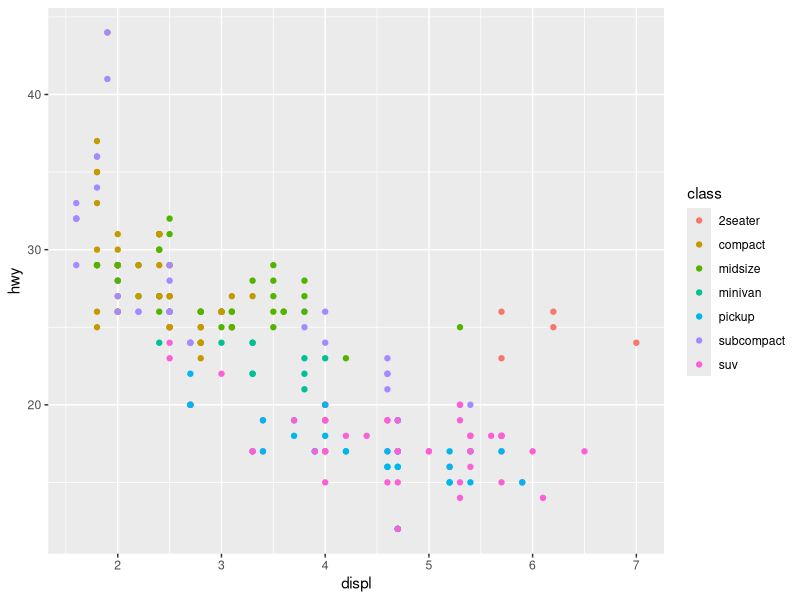
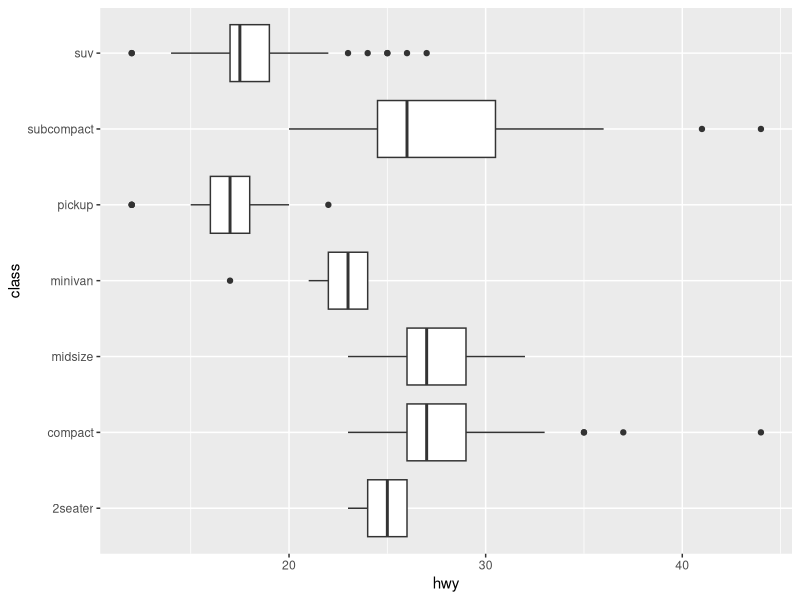
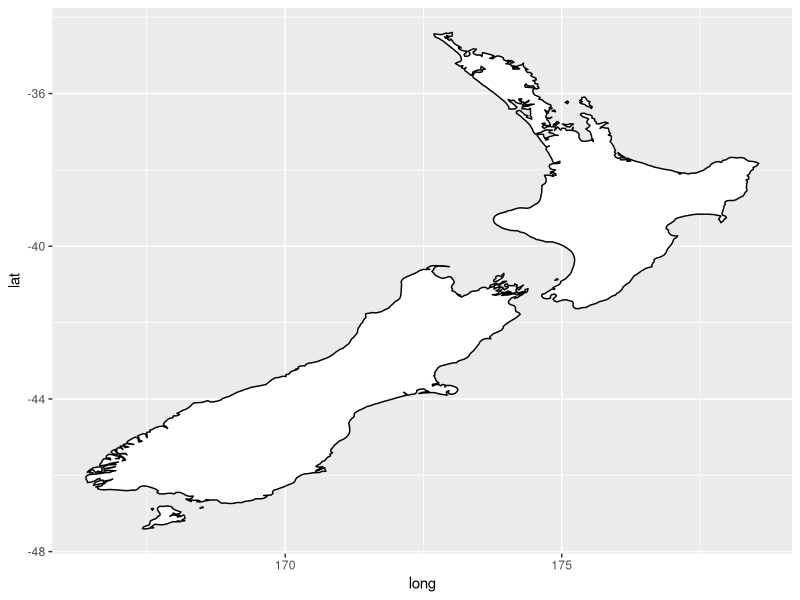
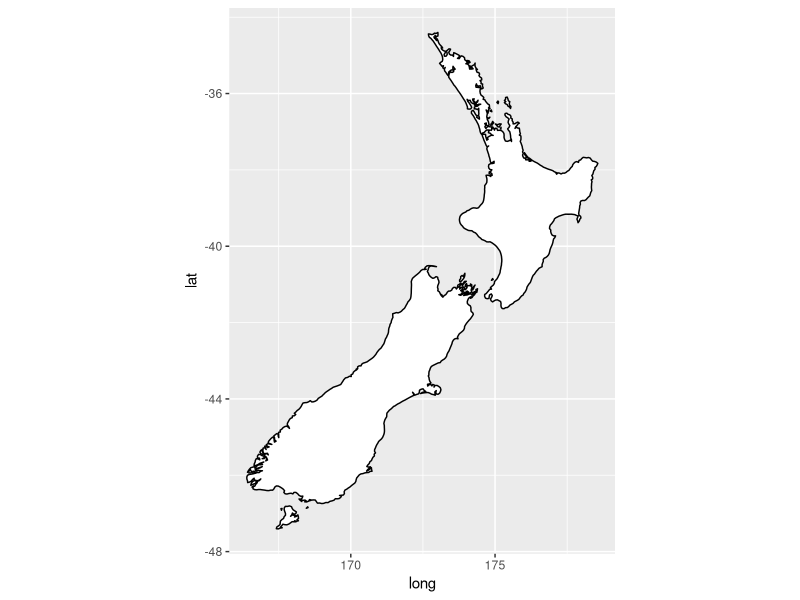
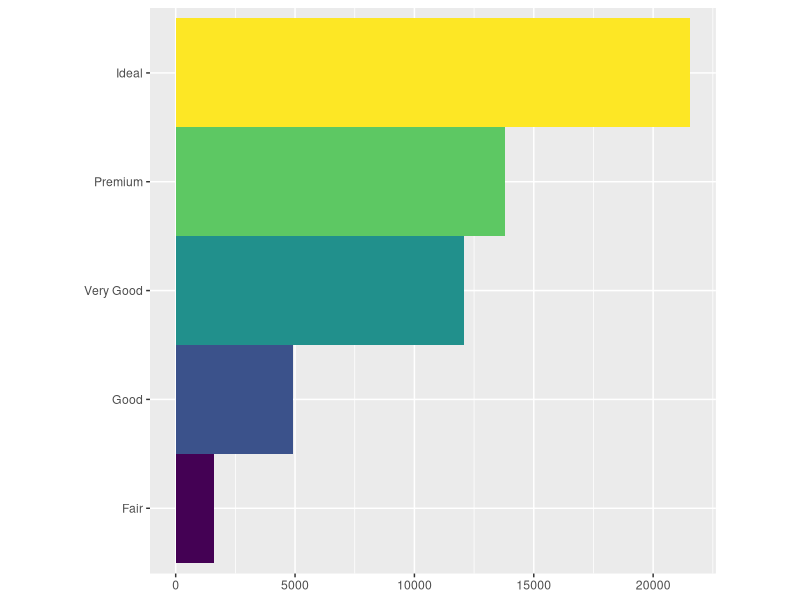
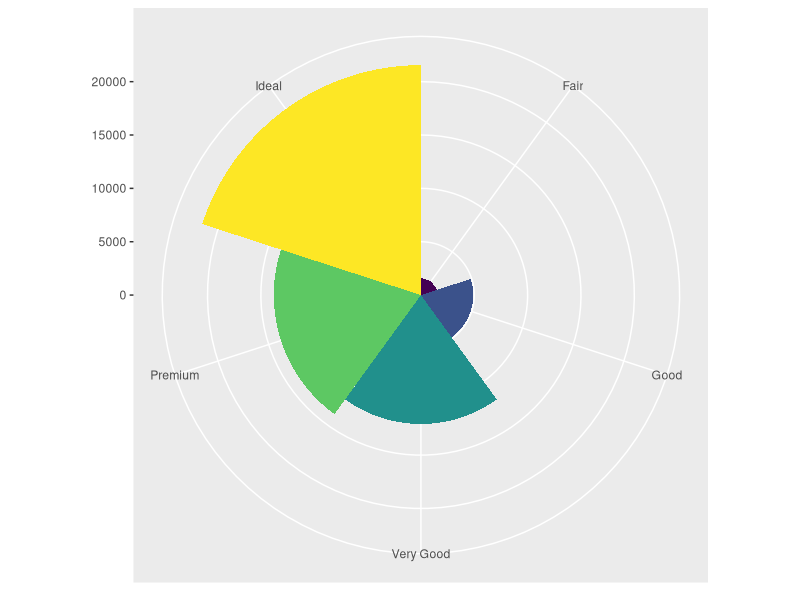

These charts were generated, in order, by the following R code:
install.packages("tidyverse")
install.packages("maps")
library(tidyverse)
library(maps)
ggplot(data = mpg) + geom_point(mapping = aes(x = displ, y = hwy, color = class))
#ggplot(data = mpg) + geom_point(mapping = aes(x = displ, y = hwy, size = class))
#ggplot(data = mpg) + geom_point(mapping = aes(x = displ, y = hwy, alpha = class))

#make the geom_point function reusable
#ggplot(data = <DATA>) + <GEOM_FUNCTION>(mapping = aes(<MAPPINGS>))



# 3.8 - 3.10

#ggplot(data = mpg, mapping = aes(x = class, y = hwy)) + geom_boxplot()
ggplot(data = mpg, mapping = aes(x = class, y = hwy)) + 
  geom_boxplot() +
  coord_flip()

nz <- map_data("nz")

ggplot(data = nz, aes(long, lat, group = group)) +
  geom_polygon(fill = "white", colour = "black")

ggplot(nz, aes(long, lat, group = group)) +
  geom_polygon(fill = "white", colour = "black") +
  coord_quickmap()


bar <- ggplot(data = diamonds) + 
  geom_bar(
    mapping = aes(x = cut, fill = cut), 
    show.legend = FALSE,
    width = 1
  ) + 
  theme(aspect.ratio = 1) +
  labs(x = NULL, y = NULL)

bar + coord_flip()
bar + coord_polar()